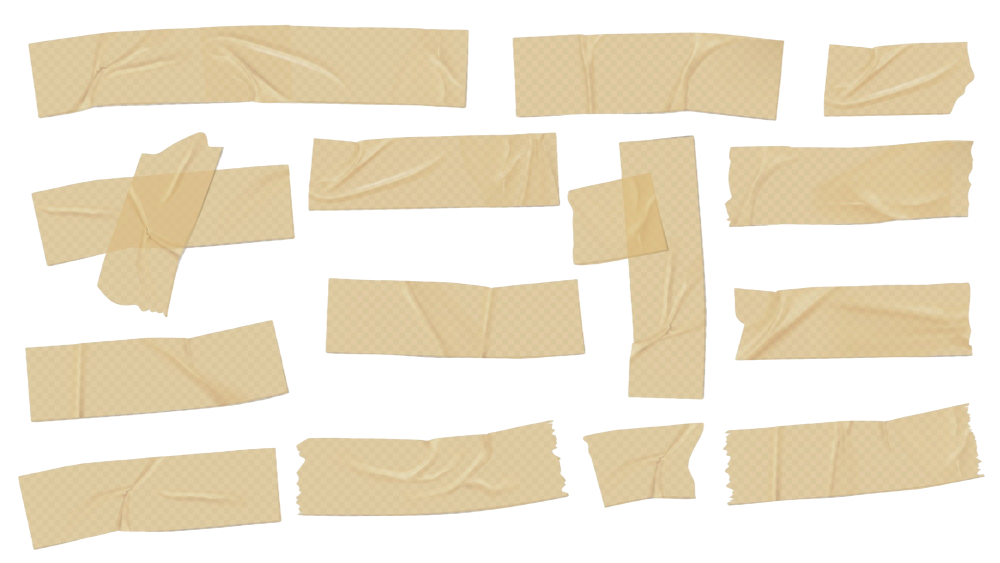
#> input picture resources/tapes/realistic-tape-collection.png, 2000 x 1126 px (shown at 1/2 size)
$ python split_tapes.py
#> lines starting #> are read from the running program, lines starting #| are printed output that depends on the picture; after the words box and inside, x2 and y2 are one past the last pixel; in counts of white or black regions, pixels touching at a corner belong together
"""Split individual tape strips from realistic-tape-collection.png."""

from pathlib import Path

import numpy as np
from PIL import Image
from scipy import ndimage

SRC = Path(__file__).parent / "realistic-tape-collection.png"
OUT = Path(__file__).parent / "individual"
OUT.mkdir(exist_ok=True)

img = Image.open(SRC).convert("RGBA")
#> img is the input picture: PIL image 2000x1126 RGBA; mean R, G, B, A 117.4, 106.5, 84.2, 121.7
arr = np.array(img)

# Use alpha channel: anything with alpha > 10 is tape
mask = arr[:, :, 3] > 10
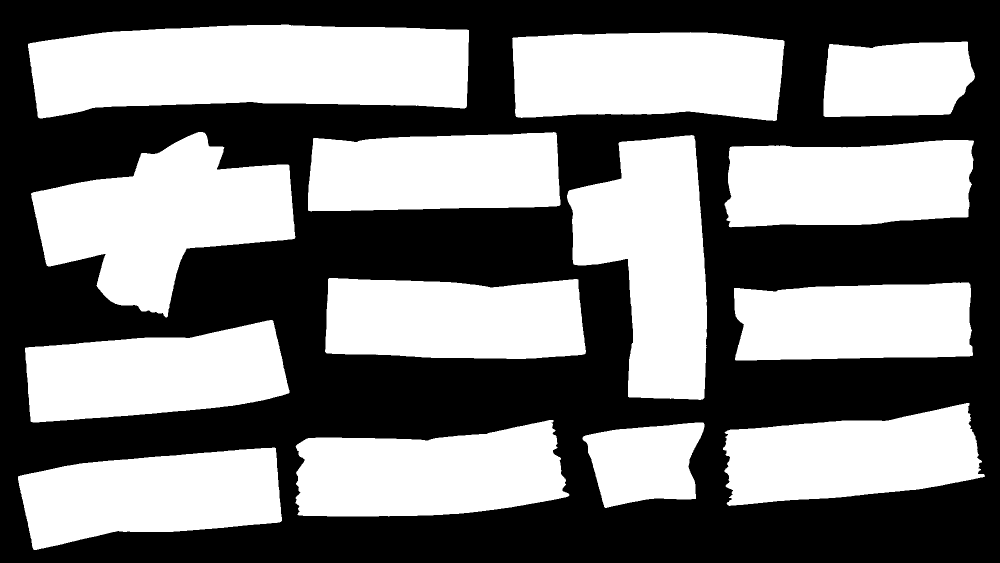
#> mask: shape (1126, 2000) bool (shown at 1/2 size); 48.5% white; 14 white regions, largest, box (x1, y1, x2, y2) and area: (56, 49, 938, 237) 134158, (62, 264, 591, 635) 103690, (1134, 270, 1414, 800) 96128

# Dilate to connect parts of the same strip
struct = ndimage.generate_binary_structure(2, 2)
dilated = ndimage.binary_dilation(mask, structure=struct, iterations=4)
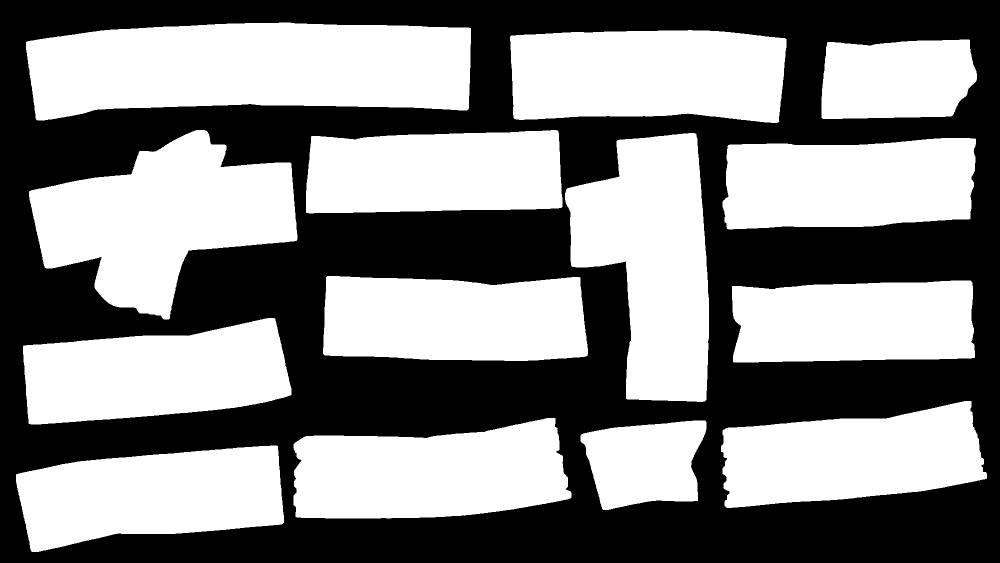
#> dilated: shape (1126, 2000) bool (shown at 1/2 size); 52.2% white; 1 black region, box (x1, y1, x2, y2) and area: (0, 0, 2000, 1126) 1075757

# Label connected components
labeled, num = ndimage.label(dilated)  # pyright: ignore[reportGeneralTypeIssues]
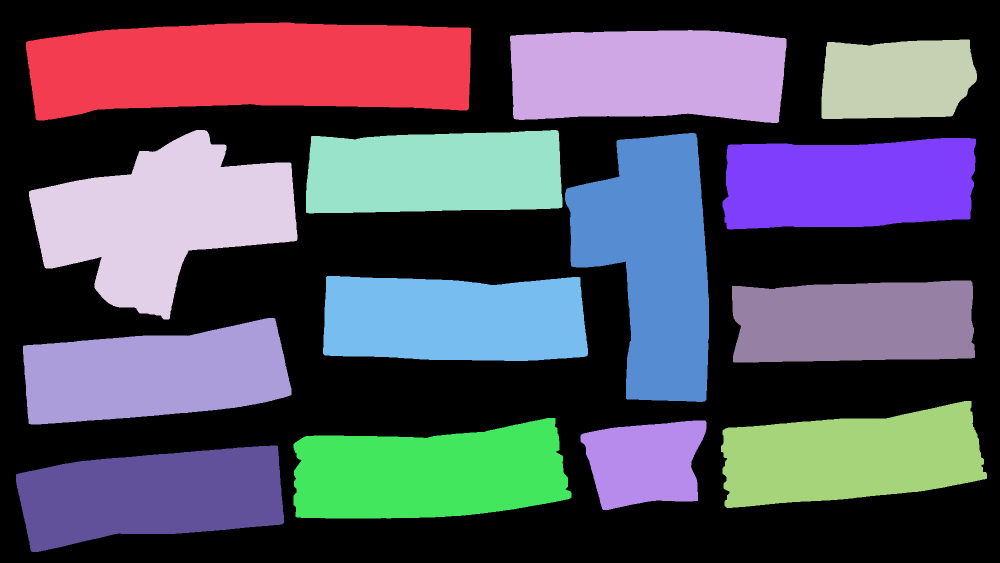
#> labeled: shape (1126, 2000) int32 (shown at 1/2 size); 15 distinct labels, from 0 to 14; one colour per label, 0 black
#> num = 14
print(f"Found {num} components")
#| Found 14 components

padding = 4
saved = 0
for i in range(1, num + 1):
    ys, xs = np.where(labeled == i)
    if (labeled == i).sum() < 2000:  # skip tiny noise
        continue

    y0 = max(0, ys.min() - padding)
    y1 = min(arr.shape[0], ys.max() + padding + 1)
    x0 = max(0, xs.min() - padding)
    x1 = min(arr.shape[1], xs.max() + padding + 1)

    # Crop preserving original RGBA (transparency included)
    crop = arr[y0:y1, x0:x1]

    out_path = OUT / f"tape_{saved + 1:02d}.png"
    Image.fromarray(crop, "RGBA").save(out_path)
    print(f"  tape_{saved + 1:02d}.png  ({x1-x0}×{y1-y0}px)")
    saved += 1
#> this loop made 14 passes
#> (y0, y1, x0, x1) on passes 1 to 12: (41, 245, 48, 946), (56, 250, 1016, 1577), (75, 242, 1639, 1958), (256, 643, 54, 599), (256, 431, 608, 1129), (262, 808, 1126, 1422), (272, 463, 1441, 1956), (548, 726, 642, 1180), (557, 729, 1460, 1954), (632, 853, 42, 587), (798, 1020, 1438, 1978), (832, 1041, 583, 1147)
#|   tape_01.png  (898×204px)
#|   tape_02.png  (561×194px)
#|   tape_03.png  (319×167px)
#|   tape_04.png  (545×387px)
#|   tape_05.png  (521×175px)
#|   tape_06.png  (296×546px)
#|   tape_07.png  (515×191px)
#|   tape_08.png  (538×178px)
#> (further printed lines are left out)
#> pass 1, `crop = arr[y0:y1, x0:x1]`:
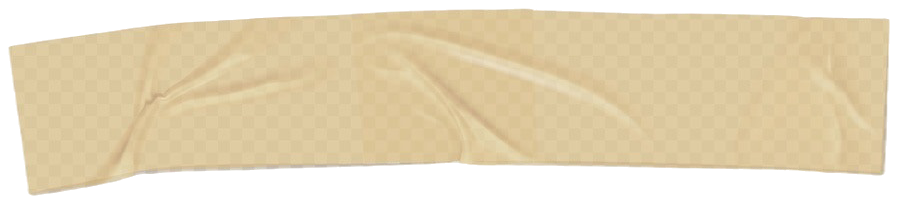
#> crop: shape (204, 898, 4); mean R, G, B, A 174.5, 158.7, 125.6, 184.1; transparent parts drawn white
#> pass 2, `crop = arr[y0:y1, x0:x1]`:
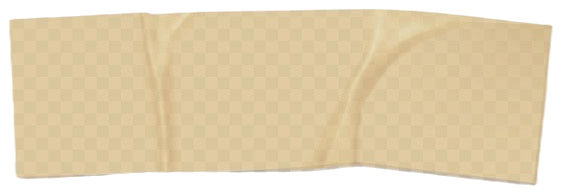
#> crop: shape (194, 561, 4); mean R, G, B, A 189.8, 171.9, 136.5, 199.2; transparent parts drawn white
#> pass 3, `crop = arr[y0:y1, x0:x1]`:
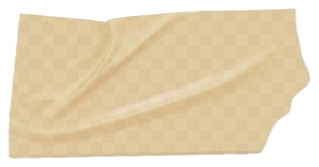
#> crop: shape (167, 319, 4); mean R, G, B, A 186.9, 168.8, 133.8, 188.6; transparent parts drawn white
#> after the loop:
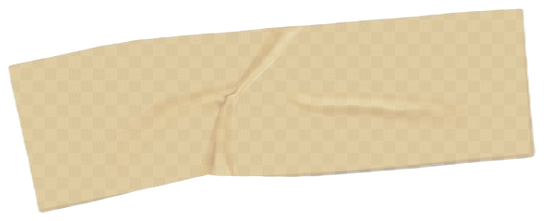
#> crop: shape (221, 544, 4); mean R, G, B, A 153.9, 140.5, 111.8, 160.2; transparent parts drawn white
#> after the loop, saved = 14

print(f"\nSaved {saved} tapes to {OUT}/")
#| Saved 14 tapes to resources/tapes/individual/
